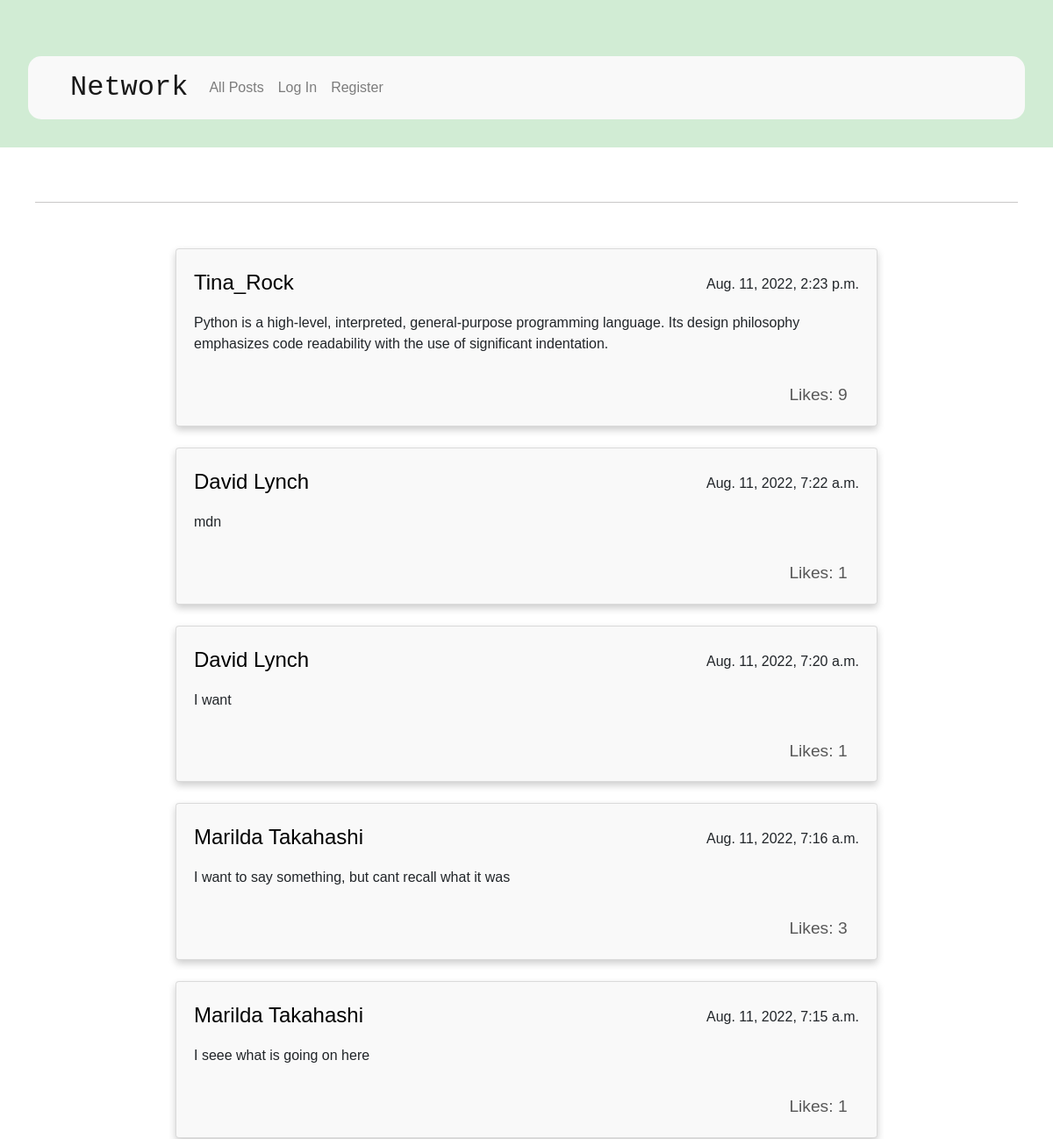
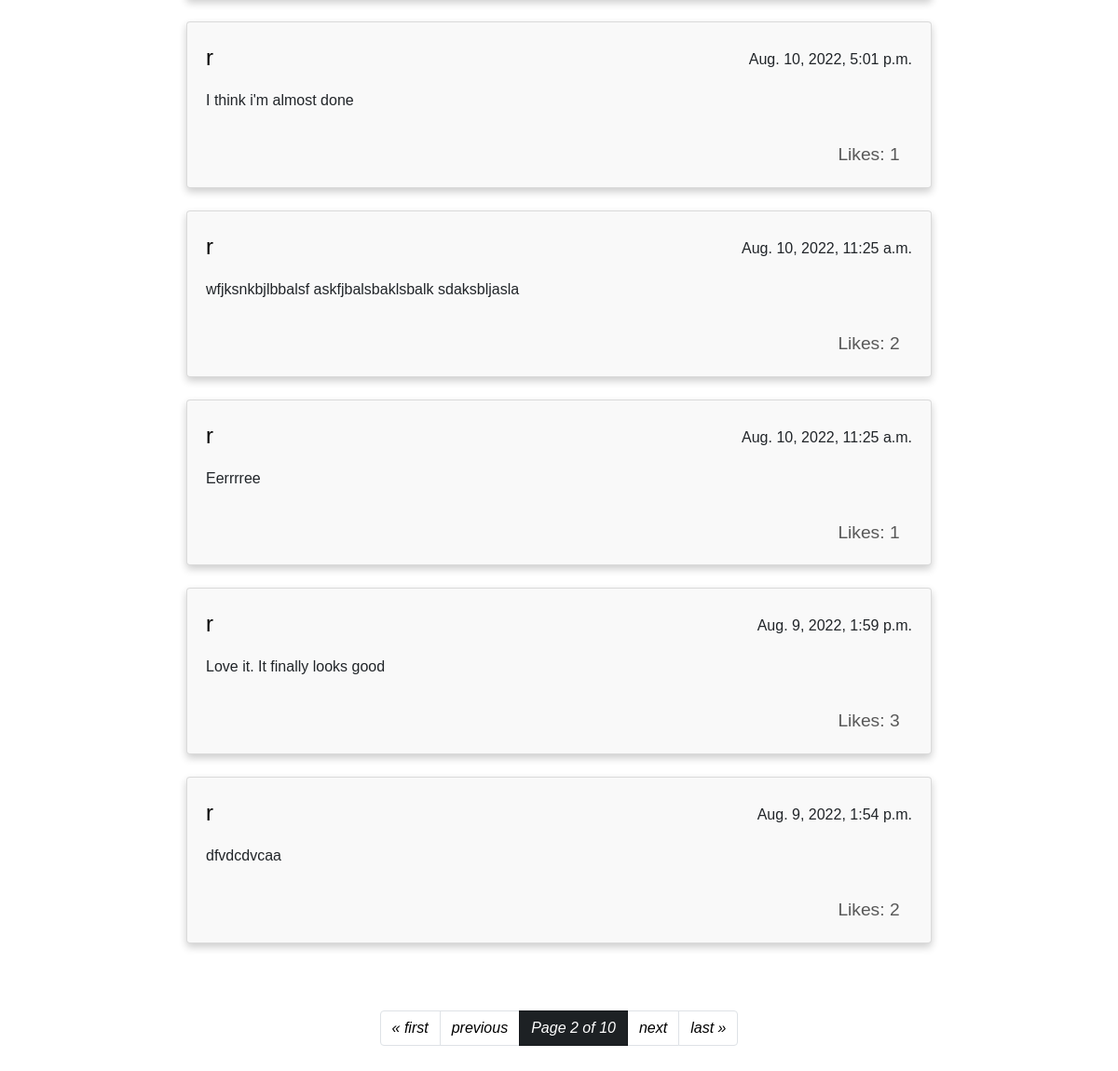
Screenshot of /?page=2 with the database file from the repository (2 pictures, top to bottom).
### network/models.py (models this page shows, shortened)
class Post(models.Model):
    creator = models.ForeignKey(User, on_delete=models.CASCADE, related_name="posts")
    content = models.CharField(max_length=300, blank=False)
    created_at = models.DateTimeField(auto_now_add=True)
    likes = models.IntegerField(default=0)
    liked_by = models.ManyToManyField(User, related_name="liked", default=None)

class User(AbstractUser):
    followers = models.ManyToManyField("self", related_name="following", default=None, blank=True, symmetrical=False)

### network/views.py (the view, shortened to what this page needs)
# urls.py: path("", views.index, name="index"),
def index(request):
    all_posts = Post.objects.all().order_by("-created_at")
    page_obj = pagination(all_posts, request)
    return render(request, "network/index.html", {
        "form": NewPost(),
        "page_obj": page_obj
    })

### network/views.py (called while the page is built)
def pagination(posts, request):
    paginator = Paginator(posts, 10)
    page_number = request.GET.get("page")
    return paginator.get_page(page_number)

### network/templates/network/index.html (shortened to what this page needs)
{% extends "network/layout.html" %}
{% load static %}
{% block body %}
{% include "network/posts_render.html" %}
{% endblock %}

### network/templates/network/posts_render.html (shortened to what this page needs)
{% block posts_display %}
   <hr>
   <div class="postsdiv">
    {% for post in page_obj %}
        <div class="card">
            <div class="card-body">
                <div class="post-head">
                    <p class="card-text date">{{ post.created_at }}</p>
                    <a href="{% url 'user_page' post.creator %}" class="card-title">{{ post.creator }}</a>
                </div>
                <div id="content{{ post.id }}" class="card-text">{{ post.content }}</div>
                {% if user.is_authenticated %}
                    <div class="logged-likes">
                        <button id="{{ post.id }}" class="btn btn-dark like_button"></button>
                        <p id="number{{ post.id }}" class="likes_number">{{ post.likes }}</p>
                    </div>
                    {% if post.creator == user %}
                        <button id="edit{{ post.id }}" class="btn btn-dark edit_button">Edit</button>
                    {% endif %}
                {% else %}
                <p id="number{{ post.id }}" class="likes_number">Likes:   {{ post.likes }}</p>
                {% endif %}
            </div>
        </div>
    {% endfor %}
    </div>
    <div class="pag-menu">
        <ul class="pagination justify-content-center">
            {% if page_obj.has_previous %}
                <li class="page-item"><a class="page-link" href="?page=1">&laquo; first</a></li>
                <li class="page-item"><a class="page-link" href="?page={{ page_obj.previous_page_number }}">previous</a></li>
            {% else %}
                <li class="page-item disabled"><a class="page-link" href="#" tabindex="-1" aria-disabled="true">&laquo; first</a></li>
                <li class="page-item disabled"><a class="page-link" href="#" tabindex="-1" aria-disabled="true">previous</a></li>
            {% endif %}
            <li class="page-item active"><a class="page-link active btn-dark" href="">Page {{ page_obj.number }} of {{ page_obj.paginator.num_pages }}</a></li>
            {% if page_obj.has_next %}
                <li class="page-item"><a class="page-link" href="?page={{ page_obj.next_page_number }}">next</a></li>
                <li class="page-item"><a class="page-link" href="?page={{ page_obj.paginator.num_pages }}">last &raquo;</a></li>
            {% else %}
                <li class="page-item disabled"><a class="page-link" href="#" tabindex="-1" aria-disabled="true">next</a></li>
                <li class="page-item disabled"><a class="page-link" href="#" tabindex="-1" aria-disabled="true">last &raquo;</a></li>
            {% endif %}
        </ul>
      </div>
{% endblock %}

### network/static/network/styles.css (style rules this page uses)
body { font-family:'Gill Sans', 'Gill Sans MT', Calibri, 'Trebuchet MS', sans-serif; }
hr { margin: 30px -20px 20px; border: 0; border-top: 1px solid #c9c7c7; }
.card { margin: auto; margin-bottom: 1.5em; width: 80%; max-width: 50em; box-shadow: 0 4px 8px 0 rgba(0, 0, 0, 0.2); background-color: rgba(6, 6, 5, 0.024); }
.postsdiv { padding: auto; padding-top: 2em; padding-bottom: 1em; min-width: 20em; border-radius: 5px; }
.post-head { width: auto; margin-bottom: 1em; }
.card-title { font-size: 1.5em; color:black; white-space: nowrap; }
.card-text { margin-bottom: 2em; }
.date { float: right; padding-top: 0.5em; margin-bottom: 0; }
.pag-menu { padding-block: 2em; }
.page-link { font-style: italic; color: black; }
.likes_number { float: inline-end; font-size: 1.2em; color: rgb(88, 88, 88); padding-right: 0.7em; text-align: right; margin: auto; }

### rows the page displays
Post: created_at "Aug. 11, 2022, 2:23 p.m.", creator "Tina_Rock", content "Python is a high-level, interpreted, general-purpose programming language. Its design philosophy emphasizes code readability with the use of significant indentation.", likes "9"
Post: created_at "Aug. 11, 2022, 7:22 a.m.", creator "David Lynch", content "mdn", likes "1"
Post: created_at "Aug. 11, 2022, 7:20 a.m.", creator "David Lynch", content "I want", likes "1"
Post: created_at "Aug. 11, 2022, 7:16 a.m.", creator "Marilda Takahashi", content "I want to say something, but cant recall what it was", likes "3"
Post: created_at "Aug. 11, 2022, 7:15 a.m.", creator "Marilda Takahashi", content "I seee what is going on here", likes "1"
Post: created_at "Aug. 10, 2022, 5:01 p.m.", creator "r", content "I think i'm almost done", likes "1"
Post: created_at "Aug. 10, 2022, 11:25 a.m.", creator "r", content "wfjksnkbjlbbalsf askfjbalsbaklsbalk sdaksbljasla", likes "2"
Post: created_at "Aug. 10, 2022, 11:25 a.m.", creator "r", content "Eerrrree", likes "1"
Post: created_at "Aug. 9, 2022, 1:59 p.m.", creator "r", content "Love it. It finally looks good", likes "3"
Post: created_at "Aug. 9, 2022, 1:54 p.m.", creator "r", content "dfvdcdvcaa", likes "2"

### other values shown
{{ page_obj.number }} "2"
{{ page_obj.paginator.num_pages }} "10"
